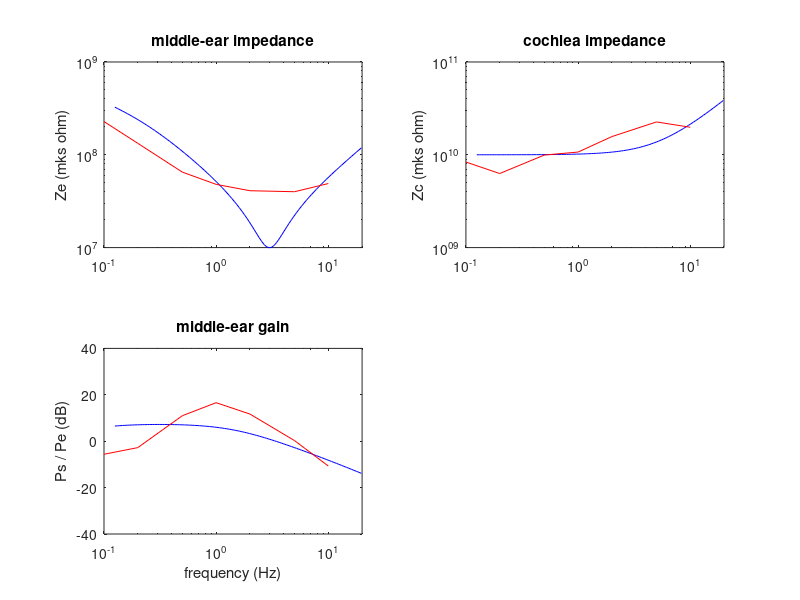

MATLAB code to generate this figure:
% fdm24 - multi-chamber frequency-domain model of cochlea
function fdm24(nch)
if (nargin<1), nch=0; end % number of cochlear fluid chambers
pa=modpar24(nch);        % fetch model parameters
flst=500*2.^(-1:5);      % frequency list 1
pk=pk_tgt(flst);
fprintf('nch=%d err=%.4g\n',nch,get_err(pa,flst,pk));
report_phase(pa,flst);
[xx,Yb,Pd,Db,Dh]=fdmod23(pa,flst);
% plot excitation patterns
fdm_plt(flst,xx,Yb,Pd,Db,Dh,pa.hbt,pk,nch);
% plot tuning curves
flst2=500*2.^linspace(-2,5.3,100);  % frequency list 2
pa.gam=1; % active
[~,~,~,~,Dh,Zc,Gf]=fdmod23(pa,flst2);
Ze=midear_imp(pa,flst2,Zc);
midear_plt(8,flst2,Dh,Zc,Gf,Ze);
dtc_plt(9,flst,flst2,Dh,pa,pk,nch,'HB');
%pa.gam=0.8; % passive
%[~,~,~,~,Dh,~,~]=fdmod23(pa,flst2);
%dtc_plt(10,flst,flst2,Dh,pa,pk,nch,'HB');
end

%------------------------------------------------

function fdm_plt(flst,xx,Yp,Pd,Db,Dh,hbt,pk,m)
if (m<1), return; end
Zp=1./Yp;
Hh=Dh./Db;
ff=flst/250;
Vh=Dh.*repmat(ff,size(Dh,1),1);
mpxplt(1,xx,Yp,[-100    0],[ -0.3  0.5],'BM admittance');
rixplt(2,xx,Zp,[-200  200],[-200   200],'BM impedance');
mpxplt(3,xx,Pd,[ -50   50],[-7     1  ],'BM pressure difference');
mpxplt(4,xx,Db,[-120    0],[-7     1  ],'BM displacement (nm at 0 dB SPL)');
mpxplt(5,xx,Dh,[-120    0],[-7     1  ],'HB displacement (nm at 0 dB SPL)');
mpxplt(6,xx,Hh,[ -35   15],[-0.3   0.3],'HB/BM filter (dB)');
excpat(7,xx,Vh,[-120    0],[-7     1  ],'HB velocity',hbt,flst,pk);
drawnow
end

function mpxplt(fig,xx,yy,dblim,phlim,lab)
mg=20*log10(abs(yy));
ph=angle(yy);
[nx,nf]=size(yy);
for k=1:nf
    phk=unwrap(ph(:,k))/(2*pi);
    phr=max(phk)-min(phk);
    if (phr<1.01)
        phc=round((max(phk)+min(phk))/2);
        phk=phk-phc;
    end
    ph(:,k)=phk;
end
ph=ph-repmat(round(ph(2,:)),nx,1);
figure(fig);clf;
subplot(211)
reset_color_index
plot(xx,mg)
axis([0 1 dblim])
title(lab)
ylabel('magnitude (dB)');
subplot(212)
reset_color_index
plot(xx,ph)
axis([0 1 phlim]);
xlabel('distance from stapes (x/L)');
ylabel('phase (cyc)');
return
end

function rixplt(fig,xx,yy,rlim,ilim,lab)
z=zeros(size(xx));
rp=real(yy);
ip=imag(yy);
ip(isnan(rp))=nan;
figure(fig);clf;
subplot(211)
reset_color_index
plot(xx,z,':k',xx,rp)
axis([0 1 rlim])
title(lab)
ylabel('real');
subplot(212)
reset_color_index
plot(xx,z,':k',xx,ip)
axis([0 1 ilim]);
xlabel('distance from stapes (x/L)');
ylabel('imaginary');
return
end

function excpat(fig,xx,Dh,dblim,phlim,lab,hbt,~,pk)
xpk=pk(1,:);
mpk=pk(2,:);
ppk=pk(3,:);
tpi=2*pi;
[nx,nf]=size(Dh);
db1=20*log10(abs(Dh))-hbt;
ph1=unwrap(angle(Dh))/tpi;
ph1(db1>120)=nan;
ph1=ph1-repmat(round(ph1(2,:)),nx,1);
% find peaks
kk=1:(nx-1);
hbxpk=zeros(1,nf);
hbmpk=zeros(1,nf);
hbppk=zeros(1,nf);
for k=1:length(xpk)
    [~,ix]=max(db1(kk,k));
    hbxpk(k)=(ix-1)/(nx-1);
    hbmpk(k)=db1(ix,k);
    hbppk(k)=ph1(ix,k);
end
% plot
figure(fig);clf;
subplot(211);
reset_color_index
plot(xx,db1,xpk,mpk,'o',hbxpk,hbmpk,'k.')
axis([0 1 dblim])
ylabel('magnitude (dB)')
title(lab);
subplot(212)
reset_color_index
plot(xx,ph1,xpk,ppk,'o',hbxpk,hbppk,'k.')
axis([0 1 phlim])
xlabel('x/L')
ylabel('phase (cyc)')
%write_data('moh24px.txt',[xpk' mpk' ppk']);
%write_data('moh24ep.txt',[xx db1 ph1]);
end

%------------------------------------------------

function p=f2p(f,a,b,c,xl) % kHz -> mm
p = (1 - (log10((f / a) + c) / b) / 100) * xl;
end % return

%------------------------------------------------

function reset_color_index
if (~isoctave)
    ax=gca();
    set(ax,'ColorOrderIndex',1);
end
end % return

function o = isoctave
o = exist('OCTAVE_VERSION', 'builtin');
end % return

%------------------------------------------------

function dtc_plt(fig,flst1,flst2,Dh,pa,pk,m,loc)
if (m<1), return; end
lab=sprintf('%d-chamber, %s velocity tuning curve',m,loc);
tuncrv(fig,flst1,flst2,Dh,[-10 110],[-9 1],lab,loc,pa,pk);
end

function tuncrv(fig,flst1,flst2,Dh,dblim,phlim,lab,loc,pa,pk)
lab1=sprintf('nch=%d',pa.m);
lab2=pa.parlab;
flim=[0.2 20];
fk1=flst1/1000;
fk2=flst2/1000;
xpk=pk(1,:);
mpk=pk(2,:);
ppk=pk(3,:);
% select characteristic places
[nx,nf]=size(Dh);
s=2i*pi*flst2;
db1=zeros(nx,nf);
ph1=zeros(nx,nf);
dsp_ref = 140;    % dB re 1 nm displacement
spl_ref = 0.0002; % SPL reference pressure (rms Pa)
pe = 1e6 / spl_ref;
for i=1:nf
    vh=Dh(:,i)*s(i); % HB velocity (cm/sec)
    db1(:,i)=20*log10(abs(pe./vh))+pa.hbt-dsp_ref;
    ph1(:,i)=unwrap(angle(vh))/(2*pi);
end
ii=round(1+xpk*(nx-1));
nn=length(ii);
db2=db1(ii,:);
ph2=ph1(ii,:);
dbpk=ones(1,nn);
phpk=ones(1,nn);
fkpk=ones(1,nn);
for k=1:nn
    [~,kk]=min(db2(k,:));
    dbpk(k)=db2(k,kk);
    phpk(k)=ph2(k,kk);
    fkpk(k)=fk2(kk);
end
figure(fig);clf;
subplot(2,1,1);
reset_color_index
semilogx(fk2,db2,fkpk,dbpk,'b.',fk1,-mpk,'ro')
axis([flim dblim])
ylabel('Pe (dB SPL)')
title(lab);
text(10,15,lab1)
subplot(2,1,2)
reset_color_index
semilogx(fk2,ph2,fkpk,phpk,'b.')
axis([flim phlim])
ylim(phlim)
xlabel('frequency')
ylabel('phase (cyc)')
text(10,-7,lab2)
drawnow
fn1=sprintf('moh24%spf.txt',loc);
fn2=sprintf('moh24%stc.txt',loc);
write_data(fn1,[fk1' mpk' ppk' fkpk' dbpk' phpk']);
write_data(fn2,[fk2' db2' ph2']);
end

function midear_plt(fig,f,Dh,Zc,Gf,Ze)
if (fig==0), return; end
% Ze - middle-ear impedance (Hajicek 2024, ARO)
% Gf - middle-ear forward gain (Puria 2003, JASA)
% Zc - cochlea input impedance (Puria 2003, JASA)
ef=[0.1 0.2 0.5 1 2 5 10];                      % (kHz)
emZe=10^7*[22.8 13.3 6.5 4.8 4.1 4.0 4.9];      % (mks ohm)
emZc=1e9*[8.36 6.28 9.936 10.7 15.7 22.6 19.8]; % (mks ohm)
emGf=[-5.63 -2.77 11.0 16.6 11.7 0.25 -10.7];   % (dB)
%
fk=f/1000;
Zc=Zc*10^5;       % convert ftom cgs to mks
Ze=Ze*10^5;       % convert ftom cgs to mks
if (nargout<1)
    % plot
    figure(fig);clf
    subplot(2,2,1)
    loglog(fk,abs(Ze),'b',ef,emZe,'r');
    xlim([0.1 20])
    ylim([10^7 10^9])
    ylabel('Ze (mks ohm)')
    title('middle-ear impedance')
    subplot(2,2,2)
    loglog(fk,abs(Zc),'b',ef,emZc,'r');
    xlim([0.1 20])
    ylim([10^9 10^11])
    ylabel('Zc (mks ohm)')
    title('cochlea impedance')
    subplot(2,2,3)
    dbGf=20*log10(abs(Gf));
    semilogx(fk,dbGf,'b',ef,emGf,'r');
    xlim([0.1 20])
    ylim([-40 40])
    xlabel('frequency (Hz)')
    ylabel('Ps / Pe (dB)')
    title('middle-ear gain')
    [nx,nf]=size(Dh);
    if (nx>1)
        subplot(2,2,4)
        xl=35;
        fr=logspace(-1,log10(20),100);
        cp=f2p(fr,0.2,0.021,0.99,xl);
        xp=zeros(size(fk));
        for k=1:nf
            dh=abs(Dh(:,k));
            [~,ix]=max(dh);
            xp(k)=xl*(ix-1)/(nx-1);
        end
        semilogx(fk,xp,'b',fr,cp,'r');
        xlim([0.1 20])
        ylim([0 35])
        xlabel('frequency (Hz)')
        ylabel('place (mm)')
        title('frequency-place map')
    end
    drawnow
end
end

function Ze=midear_imp(pa,f,Zc)
s=2i*pi*f;
ast=pa.ast;
ama=pa.ama;
aed=pa.aed;
gme=pa.gme;
Zma=s*pa.mma+pa.rma+pa.kma./s;
Zim=pa.rim+pa.kim./s;
Zst=s*pa.mst+pa.rst+pa.kst./s;
Zed=s*pa.med+pa.red+pa.ked./s;
Zii=1./(1./Zim+1./(Zst+ast*Zc));
Zmi=Zma+gme*Zii;
Ze=1./(1./(ama*Zmi)+1./(aed*Zed));
end

%------------------------------------------------

function pk=pk_tgt(flst)
fpk=500*2.^(-1:5); % 250 500 1000 2000 4000 8000 16000
xcp= [ 0.81  0.71  0.59  0.47  0.33  0.19  0.05];
mpk=-[18.20  9.70  8.80 15.00 12.30 19.10 59.10];
ppk=-[ 3.20  3.65  3.83  3.74  3.37  2.60  1.10];
xcp=interp1(fpk,xcp,flst);
mpk=interp1(fpk,mpk,flst);
ppk=interp1(fpk,ppk,flst);
% specify Zc targets
emZc=1e4*[8.36 6.28 9.936 10.7 15.7 22.6 19.8]; % (cgs ohm)
zpk=interp1(500*2.^(-1:5),emZc,flst);
pk=[xcp;mpk;ppk;zpk];
end

function err=get_err(pa,flst,pk)
if (pa.m<1), err=0; return; end
pv=getpar(pa);
% fit parameters to reference data
err=refdev(pv,pa,flst,pk,0);
prnpar(pa,'fdm24par.ini');
end

%------------------------------------------------

function write_data(fn,data)
[nr,nc] = size(data);
fp=fopen(fn,'wt');
fprintf(fp,'; %s\n', fn);
for i=1:nr
    for j=1:nc
        fprintf(fp,' %14.5g',data(i,j));
    end
    fprintf(fp,'\n');
end
fclose(fp);
end

%------------------------------------------------

function report_phase(pa,flst)
pa.gam=1.0; [~,~,~,~,Dha]=fdmod23(pa,flst);  % active HB displacement
pa.gam=0.8; [~,~,~,~,Dhp]=fdmod23(pa,flst);  % passive HB displacement
nf=length(flst);
phta=zeros(nf,1); phtp=zeros(nf,1);
for k=1:nf
    [~,ipk]=max(log(abs(Dha(:,k))/flst(k))); % active magnitude
    pha=unwrap(angle(Dha(:,k)))/(2*pi);      % active phase
    php=unwrap(angle(Dhp(:,k)))/(2*pi);      % passive phase
    phta(k)=pha(ipk);                        % active phase target
    phtp(k)=php(ipk);                        % passive phase target
end
fprintf('phcp1=');fprintf(' %5.2f',-phta); fprintf('\n');
fprintf('phcp0=');fprintf(' %5.2f',-phtp); fprintf('\n');
end

function err=refdev(pv,pa,flst,pk,ot)
ipk=1+round(pk(1,:)*(pa.n-1));
Dt =pk(2,:);
Pt =pk(3,:);
Zt =pk(4,:);
err=0;
if (ot==0)
    no=10; ne=10; nq=10;
    io=1:no; ie=(1:ne)+no; iq=(1:nq)+(no+ne);  % pv indices
    mnpv=min(pv(io));
    if (mnpv<2e-6), err=1e9; return; end % minimum mass
    err=err+mean(abs(pv(ie)))*8;        % minimize linear exponents
    err=err+mean(abs(pv(iq)))*8;        % minimize quadratic exponents
    pa=setpar(pa,pv);
    if (pa.gpo>1), err=err+pa.gpo*100; end % limit partition gain < 1
elseif (ot==1)
    %pv=getparme(pa);
elseif (ot==2)
    %pv(1)=pa.khe;
    %pv(2)=pa.rhe;
    %pv(3)=pa.mhe;
elseif (ot==3)
    pa.chsz(1:2)=pv;
    pa.chsz=pa.chsz*(2/sum(pa.chsz));
end
% compute fdm
[~,~,Pd,~,Dh,Zc]=fdmod23(pa,flst);
D1=20*log10(abs(Dh));
[~,nf]=size(D1);
notch1=max(diff(log(abs(Pd)),2));
notch2=max(diff(log(abs(Dh)),2));
ff=20*log10(flst/250)-pa.hbt;
err=err*nf;
for k=1:nf
    ii=D1(:,k)>-950;                        % include all non-zero D1
    if (sum(ii)==0), err=1e6; return; end
    [~,ix]=max(D1(ii,k));                   % find CP
    ph=unwrap(angle(Dh(ii,k)))/(2*pi);      % unwrap phase
    mmx=D1(ix,k)+ff(k);              % find magnitude peak
    pmx=ph(ix);                             % find phase peak
    dph=diff(ph);
    dpp=dph(dph>0);
    if (~isempty(dpp)), err=err+mean(dpp)*4e4;  end % check phase slope
    err=err+notch1(k)*80;                   % Pd notch
    err=err+notch2(k)*80;                   % Dh notch
    err=err+abs(mmx-Dt(k))*2;               % peak
    err=err+abs(pmx-Pt(k))*2;               % phase
    err=err+abs((ix-ipk(k)))*8;             % fp-map
    % Zc comparison
    zdv=abs(log(Zc(k)/Zt(k)));
    err=err+zdv*8;
end
err=err/nf;
end

function pv=getpar(pa)
k=0;
k=k+1;pv(k)=pa.k1o;
k=k+1;pv(k)=pa.r1o;
k=k+1;pv(k)=pa.m1o;
k=k+1;pv(k)=pa.k2o;
k=k+1;pv(k)=pa.r2o;
k=k+1;pv(k)=pa.m2o;
k=k+1;pv(k)=pa.k3o;
k=k+1;pv(k)=pa.r3o;
k=k+1;pv(k)=pa.k4o;
k=k+1;pv(k)=pa.aco;
k=k+1;pv(k)=pa.k1e;
k=k+1;pv(k)=pa.r1e;
k=k+1;pv(k)=pa.m1e;
k=k+1;pv(k)=pa.k2e;
k=k+1;pv(k)=pa.r2e;
k=k+1;pv(k)=pa.m2e;
k=k+1;pv(k)=pa.k3e;
k=k+1;pv(k)=pa.r3e;
k=k+1;pv(k)=pa.k4e;
k=k+1;pv(k)=pa.ace;
k=k+1;pv(k)=pa.k1q;
k=k+1;pv(k)=pa.r1q;
k=k+1;pv(k)=pa.m1q;
k=k+1;pv(k)=pa.k2q;
k=k+1;pv(k)=pa.r2q;
k=k+1;pv(k)=pa.m2q;
k=k+1;pv(k)=pa.k3q;
k=k+1;pv(k)=pa.r3q;
k=k+1;pv(k)=pa.k4q;
k=k+1;pv(k)=pa.acq;
end

function pa=setpar(pa,pv)
k=0;
k=k+1;pa.k1o=pv(k);
k=k+1;pa.r1o=pv(k);
k=k+1;pa.m1o=pv(k);
k=k+1;pa.k2o=pv(k);
k=k+1;pa.r2o=pv(k);
k=k+1;pa.m2o=pv(k);
k=k+1;pa.k3o=pv(k);
k=k+1;pa.r3o=pv(k);
k=k+1;pa.k4o=pv(k);
k=k+1;pa.aco=pv(k);
k=k+1;pa.k1e=pv(k);
k=k+1;pa.r1e=pv(k);
k=k+1;pa.m1e=pv(k);
k=k+1;pa.k2e=pv(k);
k=k+1;pa.r2e=pv(k);
k=k+1;pa.m2e=pv(k);
k=k+1;pa.k3e=pv(k);
k=k+1;pa.r3e=pv(k);
k=k+1;pa.k4e=pv(k);
k=k+1;pa.ace=pv(k);
k=k+1;pa.k1q=pv(k);
k=k+1;pa.r1q=pv(k);
k=k+1;pa.m1q=pv(k);
k=k+1;pa.k2q=pv(k);
k=k+1;pa.r2q=pv(k);
k=k+1;pa.m2q=pv(k);
k=k+1;pa.k3q=pv(k);
k=k+1;pa.r3q=pv(k);
k=k+1;pa.k4q=pv(k);
k=k+1;pa.acq=pv(k);
end

function prnpar(pa,fn)
fp=fopen(fn,'wt');
fprintf(fp,'pa.k1o=%11.6g; pa.k1e=%7.4f; pa.k1q=%9.6f;\n',pa.k1o,pa.k1e,pa.k1q);
fprintf(fp,'pa.r1o=%11.6g; pa.r1e=%7.4f; pa.r1q=%9.6f;\n',pa.r1o,pa.r1e,pa.r1q);
fprintf(fp,'pa.m1o=%11.6g; pa.m1e=%7.4f; pa.m1q=%9.6f;\n',pa.m1o,pa.m1e,pa.m1q);
fprintf(fp,'pa.k2o=%11.6g; pa.k2e=%7.4f; pa.k2q=%9.6f;\n',pa.k2o,pa.k2e,pa.k2q);
fprintf(fp,'pa.r2o=%11.6g; pa.r2e=%7.4f; pa.r2q=%9.6f;\n',pa.r2o,pa.r2e,pa.r2q);
fprintf(fp,'pa.m2o=%11.6g; pa.m2e=%7.4f; pa.m2q=%9.6f;\n',pa.m2o,pa.m2e,pa.m2q);
fprintf(fp,'pa.k3o=%11.6g; pa.k3e=%7.4f; pa.k3q=%9.6f;\n',pa.k3o,pa.k3e,pa.k3q);
fprintf(fp,'pa.r3o=%11.6g; pa.r3e=%7.4f; pa.r3q=%9.6f;\n',pa.r3o,pa.r3e,pa.r3q);
fprintf(fp,'pa.k4o=%11.6g; pa.k4e=%7.4f; pa.k4q=%9.6f;\n',pa.k4o,pa.k4e,pa.k4q);
fprintf(fp,'pa.r4o=%11.6g; pa.r4e=%7.4f; pa.r4q=%9.6f;\n',pa.r4o,pa.r4e,pa.r4q);
fprintf(fp,'pa.gpo=%11.6g; pa.gpe=%7.4f; pa.gpq=%9.6f;\n',pa.gpo,pa.gpe,pa.gpq);
fprintf(fp,'pa.aco=%11.6g; pa.ace=%7.4f; pa.acq=%9.6f;\n',pa.aco,pa.ace,pa.acq);
fprintf(fp,'pa.bwo=%11.6g; pa.bwe=%7.4f; pa.bwq=%9.6f;\n',pa.bwo,pa.bwe,pa.bwq);
fclose(fp);
end

%==============================================================

function [xx,Yb,Pd,Db,Dh,Zc,Gf]=fdmod23(pa,flst)
if (pa.m<1)
    xx=linspace(0,1,pa.n);
    Yb=xx;Pd=xx;Db=xx;Dh=xx;
    s=2i*pi*flst;
    Zc=pa.rco+pa.mco*s;
    ast=pa.ast;
    ama=pa.ama;
    gme=pa.gme;
    Zma=s*pa.mma+pa.rma+pa.kma./s;
    Zim=pa.rim+pa.kim./s;
    Zst=s*pa.mst+pa.rst+pa.kst./s;
    Gf=(ama*Zc)./(gme*(Zst+ast*Zc)+Zma.*(Zst+ast*Zc+Zim)./(gme*Zim));
    return;
end
L=pa.xl;
N=pa.n;
ast=pa.ast;
nf=length(flst);
dx=L/(N-1);
nc=length(pa.chsz);
Yb=zeros(N,nf);
Pd=zeros(N,nf);
Db=zeros(N,nf);
Dh=zeros(N,nf);
Zc=zeros(1,nf);
% loop over frequencies
for k=1:nf
    f=flst(k);
    s=2i*pi*f;
    srd=s*pa.rho*dx;
    [a,q,x,y,D]=mxfill(f,pa);    % initialize arrays
    p=mxsolve(a,q);
    [pd,yb,dd]=p_dif(p,y,f,D);
    [pd,yb,dd]=p_nan(pd,yb,dd);  % restrict plotting range
    Pd(:,k)=pd;
    Yb(:,k)=yb;
    Db(:,k)=dd(:,1);
    Dh(:,k)=dd(:,2);
    Vs=(p(nc,2)-p(nc,1))/srd;    % stapes linear velocity
    Zc(k)=p(nc,1)/(ast*Vs);      % cochlear impedance
end
xx=x/pa.xl;
Gf=Pd(1,:);
end

%--------------------------------------------------------------

function [a,q,x,y,D]=mxfill(f,pa)
% local parameter values
chsz=pa.chsz;
chsz=chsz*(2/sum(chsz)); % normalize channel sizes;
n=pa.n;
xl=pa.xl; rho=pa.rho; g=pa.gam;
% useful constructs
s=2i*pi*f;
dx=xl/(n-1);
srd=s*rho*dx;
% compute admittance for all x
x=transpose(linspace(0,xl,n));
[z1,z2,zh,za,ac,gh,bw]=imped(x,s,pa);
m=length(pa.chsz);
A=zeros(n,m);
Y=zeros(n,m,m);
a=zeros(3,m,m,n);
y=zeros(n,m,m);
% initialize apex
Zh=pa.khe/s+pa.rhe+pa.mhe*s;
z1(n)=Zh;z2(n)=1e-6;zh(n)=1e-6;za(n)=0;
% initialize partition admittance
zg=g*za;
zk=zeros(m,m);
if (m==1)
    D=1;                            % select PD
    B=2;                            % basal BC
elseif (m==2)
    D=[1 -1;0 0];                   % select PD
    B=[-1;1];                       % basal BC
elseif (m==3)
    D=[1 0 -1;0 -1 1; 0 0 0];       % select PD
    B=[-1;0;1];                     % basal BC
end
for k=1:n
    A(k,:)=ac(k)*chsz;
    if (m==1)
        hh=z2(k)/(z2(k)+zh(k));
        zk(1)=z1(k)+(gh(k)*zh(k)-zg(k))*hh;
    elseif (m==2)
        hh=z2(k)/(z2(k)+zh(k));
        zk(1,1)=z1(k)+(gh(k)*zh(k)-zg(k))*hh;
    elseif (m==3)
        zk(1,1:2)=[ z1(k) gh(k)*zh(k)-zg(k)];
        zk(2,1:2)=[-z2(k) z2(k)+zh(k)      ];
    end
    zk(m,:)=1; % conserve fluid volume
    Y(k,:,:)=zk\D;
    if (m==1)
        y(k,1,1)=1/zk(1,1);   % select Ybm
        y(k,2,:)=hh*y(k,1,:); % select Yhb
    elseif (m==2)
        y(k,1,1)=1/zk(1,1);   % select Ybm
        y(k,2,:)=hh*y(k,1,:); % select Yhb
    elseif (m==3)
        y(k,:,:)=inv(zk);     % select Ybm & Yhb
    end
end
% initialize block-tridiagonal matrix a
for k=2:(n-1)
    A0=diag(A(k,:));
    A1=diag(A(k+1,:));
    yr=bw(k)*dx*squeeze(Y(k,:,:));
    a(1,:,:,k)=-A0;
    a(2,:,:,k)=A0+A1+srd*yr;
    a(3,:,:,k)=-A1;
end
% fill matrix
A1=2*diag(A(1,:));
A2=-A1;
An=diag(A(n,:));
a(1,:,:,1)=zeros(m,m);
a(2,:,:,1)=A1;
a(3,:,:,1)=A2;
a(1,:,:,n)=-An;
a(2,:,:,n)=An;
a(3,:,:,n)=zeros(m,m);
% middle-ear boundary conditions
[alfx,qst]=midear(f,pa);
alfx=alfx*1e-7;
a(2,:,:,1)=A1*(1+alfx);
a(3,:,:,1)=A2*( -alfx);
% initialize q
q=zeros(m,n);
q(:,1)=qst*B;
end % return

function [z1,z2,z3,z4,ac,gh,bw]=imped(x,s,pa)
x=x.*(1+(pa.xtap*x).^pa.xtex);
q=x.^2;
k1=pa.k1o*exp(pa.k1e*x+pa.k1q*q);
r1=pa.r1o*exp(pa.r1e*x+pa.r1q*q);
m1=pa.m1o*exp(pa.m1e*x+pa.m1q*q);
k2=pa.k2o*exp(pa.k2e*x+pa.k2q*q);
r2=pa.r2o*exp(pa.r2e*x+pa.r2q*q);
m2=pa.m2o*exp(pa.m2e*x+pa.m2q*q);
k3=pa.k3o*exp(pa.k3e*x+pa.k3q*q);
r3=pa.r3o*exp(pa.r3e*x+pa.r3q*q);
k4=pa.k4o*exp(pa.k4e*x+pa.k4q*q);
r4=pa.r4o*exp(pa.r4e*x+pa.r4q*q);
z1=k1/s+r1+m1*s;
z2=k2/s+r2+m2*s;
z3=k3/s+r3;
z4=k4/s+r4;
ac=pa.aco*exp(pa.ace*x+pa.acq*q);
gh=pa.gpo*exp(pa.gpe*x+pa.gpq*q);
bw=pa.bwo*exp(pa.bwe*x+pa.bwq*q);
end

function [alfx,qst]=midear(f,pa)
% middle-ear impedances
s=2i*pi*f(:);
dx=pa.xl/(pa.n-1);
srd=s*pa.rho*dx;
ast=pa.ast;
ama=pa.ama;
gme=pa.gme;
if(pa.nmev==1)
    Zme=pa.mme*s+pa.rme+pa.kme./s;
    alfx=(Zme)./(srd*ast);
    qst =(ama/gme)/ast;
else
    Zma=s*pa.mma+pa.rma+pa.kma./s;
    Zim=pa.rim+pa.kim./s;
    Zst=s*pa.mst+pa.rst+pa.kst./s;
    gim=Zim./(Zma+pa.gme^2*Zim);
    alfx=(Zst+Zma.*gim)/(srd*ast)/1000; % <-- why ??
    qst =(ama*gme*gim)/50; % <-- why ??
end
end

function p=mxsolve(a,q)
% solve tri-diagnonal block matrix equation
n=length(q);
% work down from top
b=squeeze(a(2,:,:,1));
a(3,:,:,1)=b\squeeze(a(3,:,:,1));
q(:,1)=b\q(:,1);
for k=2:n
   c=squeeze(a(1,:,:,k))*squeeze(a(3,:,:,k-1));
   p=squeeze(a(1,:,:,k))*q(:,k-1);
   b=squeeze(a(2,:,:,k))-c;
   a(3,:,:,k)=b\squeeze(a(3,:,:,k));
   q(:,k)=b\(q(:,k)-p);
end
% work up from bottom
for k=(n-1):-1:1
   q(:,k)=q(:,k)-squeeze(a(3,:,:,k))*q(:,k+1);
end
p=q;
end

function [pd,yd,dd]=p_dif(p,y,f,D)
pref=2.848e-4; % dB SPL pressure reference (dyn/cm^2)
dref=1e-7;     % 1-nm displacement reference (cm)
n=size(p,2);
pd=zeros(n,1);
yd=zeros(n,1);
vd=zeros(n,2);
for k=1:n
   pk=D*p(:,k);
   yk=squeeze(y(k,:,:));
   vk=yk*pk;
   vd(k,:)=vk(1:2)*(pref/dref); % BM,HB velocity
   pd(k)=pk(1);                 % ST-SV pressure difference
   yd(k)=vk(1)/pd(k);           % BM admittance
end
dd=vd./(2i*pi*f);               % BM,HB displacement
end

function [pd,yd,dd]=p_nan(pd,yd,dd)
% use nan to restrict plotted range
n=length(pd);
for k=1:n
   if(abs(pd(k,1))<1e-4)
      ii=k:n;
      pd(ii,:)=nan;
      yd(ii,:)=nan;
      dd(ii,:)=nan;
      break;
   end
end
end

%==============================================================

function pa=modpar24(nch)
% chamber sizes
if (nch<3)
    pa=par_CEL16;
else
    pa=modpar23c3;
end
pa.m=nch;             % number of fluid chambers
pa.xp=1;              % length of excitation pattern
end

%--------------------------------------------------------------

function pa=par_CEL16
pa.parlab='CEL16';
pa.chsz=[1 1];                 % chamber size
pa.gam = 1;                    % NDR multiplier
pa.m = 1;                      % number of points across fluid
pa.n = 1401;                   % number of points along BM
pa.xl = 3.5;                   % scala length
pa.yw = 0.1;                   % scala width
pa.zh = 0.1;                   % scala height
pa.rho = 1;                    % fluid density
pa.stgain=0.0127;              % stimulus gain (target 40 dB SPL tone)
pa.isv=[1136 1005 840 655 466 273 80]; % BM locations to save
pa.hbt=8.5; pa.xtap=0.2339; pa.xtex=6; pa.mmeq=1;
pa.khe=0.0001; pa.rhe=0.0001; pa.mhe=0.01; % err=23.21 23.21
% middle-ear parameters -------------
pa.nmev=4; pa.kme=0.1; pa.rme=400; pa.mme=0.1;
pa.acp=0.5; pa.adi=0.2; pa.aed=0.5; pa.ama=0.5; pa.ast=0.03;
pa.cep=2700;  pa.rep=29.16; pa.mevgn=1.262; pa.stim=3;
pa.mcp=0.0002; pa.rcp=0.1; pa.kcp=2200; pa.rfz=0.01;
pa.mdi=0.005;  pa.rdi=100;  pa.kdi=7.7e+06;
pa.mrw=5e-3; pa.rrw=20; pa.krw=1.5e5; pa.arw=0.0625;
pa.mco=3; pa.rco=1e5;  pa.gme=0.5;
pa.kma=3e+06;  pa.rma=8000;  pa.mma=0.85;
pa.ked=7.04632e+06;  pa.red=200;  pa.med=0.02;
pa.kst=4.66022e+06;  pa.rst=8140.1;  pa.mst=0.89833;
pa.kim=3e+08;  pa.rim=28508.7; % nch=0 nme=4
% hair-cell & neural parameters --------
pa.ihceq=4; % 4 = Neely synapse model
pa.hbnl=0; pa.hbsc=0.04; pa.hbmx=6e-9; pa.ihcv=1;
pa.ihctc=0.2e-3; pa.ihcsf=1e5; pa.nrgn=2.5e6; pa.ew=0.1;
pa.ihcex=14; pa.ihcrr=17.836; pa.ihcdr=1.2637;
pa.ldew=2; pa.ldne=140; pa.ldsc=[1.360 7.057 3.518 18.93 63.79];
%---------- partition impedance
pa.k1o=  2.394e+08; pa.k1e=-2.6655; pa.k1q= 0.000000; % CEL16
pa.r1o=      871.4; pa.r1e=-1.3937; pa.r1q= 0.000000;
pa.m1o=   0.007417; pa.m1e=-0.1884; pa.m1q= 0.000000;
pa.k2o=  3.036e+08; pa.k2e=-3.4762; pa.k2q= 0.000000;
pa.r2o=       1979; pa.r2e=-1.2466; pa.r2q= 0.000000;
pa.m2o=    0.03417; pa.m2e=-0.0828; pa.m2q= 0.000000;
pa.k3o=  3.151e+08; pa.k3e=-2.9092; pa.k3q= 0.000000;
pa.r3o=      1.049; pa.r3e= 0.1033; pa.r3q= 0.000000;
pa.k4o=  4.045e+08; pa.k4e=-2.7948; pa.k4q= 0.000000;
pa.r4o=          0; pa.r4e= 0.0000; pa.r4q= 0.000000;
pa.gpo=          1; pa.gpe= 0.0000; pa.gpq= 0.000000;
pa.aco=       0.01; pa.ace=-0.4000; pa.acq= 0.000000;
pa.bwo=       0.05; pa.bwe= 0.0000; pa.bwq= 0.000000;
end % return

%--------------------------------------------------------------

function pa=modpar23c3
pa.parlab='cel24c3';
pa.chsz=[0.9 0.1 1.0]; % err=93.36 93.36
pa.gam = 1;                    % NDR multiplier
pa.m = 1;                      % number of points across fluid
pa.n = 1401;                   % number of points along BM
pa.xl = 3.5;                   % scala length
pa.yw = 0.1;                   % scala width
pa.zh = 0.1;                   % scala height
pa.rho = 1;                    % fluid density
pa.stgain=0.0127;              % stimulus gain (target 40 dB SPL tone)
pa.isv=[1136 1005 840 655 466 273 80]; % BM locations to save
pa.hbt=33; pa.xtap=0.2339; pa.xtex=6; pa.mmeq=1;
pa.khe=0.0001; pa.rhe=0.0001; pa.mhe=0.01; % err=23.21 23.21
% middle-ear parameters -------------
pa.nmev=4; pa.kme=0.1; pa.rme=400; pa.mme=0.1;
pa.acp=0.5; pa.adi=0.2; pa.aed=0.5; pa.ama=0.5; pa.ast=0.03;
pa.cep=2700;  pa.rep=29.16; pa.mevgn=1.262; pa.stim=3;
pa.mcp=0.0002; pa.rcp=0.1; pa.kcp=2200; pa.rfz=0.01;
pa.mdi=0.005;  pa.rdi=100;  pa.kdi=7.7e+06;
pa.mrw=5e-3; pa.rrw=20; pa.krw=1.5e5; pa.arw=0.0625;
pa.mco=3; pa.rco=1e5;  pa.gme=0.5;
pa.kma=3e+06;  pa.rma=8000;  pa.mma=0.85;
pa.ked=7.04632e+06;  pa.red=200;  pa.med=0.02;
pa.kst=4.66022e+06;  pa.rst=8140.1;  pa.mst=0.89833;
pa.kim=3e+08;  pa.rim=28508.7; % nch=0 nme=4
% hair-cell & neural parameters --------
pa.ihceq=4; % 4 = Neely synapse model
pa.hbnl=0; pa.hbsc=0.04; pa.hbmx=6e-9; pa.ihcv=1;
pa.ihctc=0.2e-3; pa.ihcsf=1e5; pa.nrgn=2.5e6; pa.ew=0.1;
pa.ihcex=14; pa.ihcrr=17.836; pa.ihcdr=1.2637;
pa.ldew=2; pa.ldne=140; pa.ldsc=[1.142 8.296 4.841  8.05 34.00];
%---------- partition impedance
pa.k1o=2.41442e+08; pa.k1e=-2.7377; pa.k1q= 0.000002;
pa.r1o=     1056.6; pa.r1e=-1.3138; pa.r1q= 0.000002;
pa.m1o= 0.00745053; pa.m1e=-0.2012; pa.m1q= 0.000002;
pa.k2o=3.05084e+08; pa.k2e=-3.5063; pa.k2q= 0.000002;
pa.r2o=    1984.19; pa.r2e=-1.2479; pa.r2q= 0.000002;
pa.m2o=  0.0360276; pa.m2e=-0.0812; pa.m2q= 0.000002;
pa.k3o=3.15082e+08; pa.k3e=-2.9231; pa.k3q= 0.000003;
pa.r3o=    1.10392; pa.r3e= 0.1065; pa.r3q= 0.000002;
pa.k4o=4.04629e+08; pa.k4e=-2.8017; pa.k4q= 0.000001;
pa.r4o=          0; pa.r4e= 0.0000; pa.r4q= 0.000000;
pa.gpo=     0.9956; pa.gpe= 0.0000; pa.gpq= 0.000003;
pa.aco= 0.00994045; pa.ace=-0.4324; pa.acq= 0.000002;
pa.bwo=  0.0517652; pa.bwe= 0.0001; pa.bwq= 0.000002;
end % return
